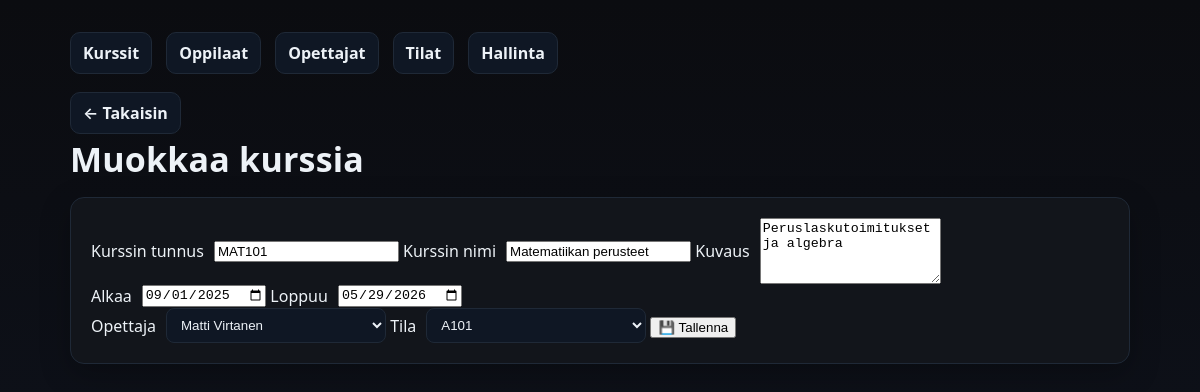
Page /kurssienhallinta/add_edit_kurssi.php?id=1 on the committed database.
### tables this page shows
CREATE TABLE `kurssit` (
  `kurssi_id` int(11) NOT NULL,
  `kurssin_tunnus` varchar(20) NOT NULL,
  `kurssi_nimi` varchar(100) NOT NULL,
  `kurssikuvaus` text DEFAULT NULL,
  `aloituspaiva` date NOT NULL,
  `lopetuspaiva` date NOT NULL,
  `opettaja_id` int(11) NOT NULL,
  `tila_id` int(11) NOT NULL
);

CREATE TABLE `opettajat` (
  `opettaja_id` int(11) NOT NULL,
  `etunimi` varchar(50) NOT NULL,
  `sukunimi` varchar(50) NOT NULL,
  `aine` varchar(100) NOT NULL
);

CREATE TABLE `tilat` (
  `tila_id` int(11) NOT NULL,
  `tila_nimi` varchar(50) NOT NULL,
  `paikkoja` int(11) NOT NULL
);

### kurssienhallinta/add_edit_kurssi.php (the view, shortened to what this page needs)
<?php
function dateForInput($date) {
    return date("Y-m-d", strtotime($date));
}
$pdo = getPDO();
$opettajat = $pdo->query("SELECT opettaja_id, etunimi, sukunimi FROM opettajat ORDER BY sukunimi")->fetchAll();
$tilat = $pdo->query("SELECT tila_id, tila_nimi FROM tilat ORDER BY tila_nimi")->fetchAll();
$kurssi = [
  'kurssi_id' => null,
  'kurssin_tunnus' => '',
  'kurssi_nimi' => '',
  'kurssikuvaus' => '',
  'aloituspaiva' => '',
  'lopetuspaiva' => '',
  'opettaja_id' => '',
  'tila_id' => ''
];
if (isset($_GET['id']) && is_numeric($_GET['id'])) {
  $stmt = $pdo->prepare("SELECT * FROM kurssit WHERE kurssi_id = ?");
  $stmt->execute([$_GET['id']]);
  $kurssi = $stmt->fetch() ?: $kurssi;
}
?>
<!doctype html>
<html lang="fi">
<head>
  <link rel="stylesheet" href="styles.css">
</head>
<body>
  <div class="container">
    <div class="nav">
      <a href="index.php" class="active">Kurssit</a>
      <a href="oppilaat.php">Oppilaat</a>
      <a href="opettajat.php">Opettajat</a>
      <a href="tilat.php">Tilat</a>
      <a href="admin.php">Hallinta</a>
    </div>
    <a class="back" href="index.php">← Takaisin</a>
    <h1 class="page-title">
      <?= $kurssi['kurssi_id'] ? 'Muokkaa kurssia' : 'Lisää uusi kurssi' ?>
    </h1>
    <form method="post" class="card form">
      <label>Kurssin tunnus
        <input type="text" name="kurssin_tunnus" value="<?= htmlspecialchars($kurssi['kurssin_tunnus']) ?>" required>
      </label>
      <label>Kurssin nimi
        <input type="text" name="kurssi_nimi" value="<?= htmlspecialchars($kurssi['kurssi_nimi']) ?>" required>
      </label>
      <label>Kuvaus
        <textarea name="kurssikuvaus" rows="4"><?= htmlspecialchars($kurssi['kurssikuvaus']) ?></textarea>
      </label>
      <div class="form-row">
        <label>Alkaa
          <input type="date" name="aloituspaiva" value="<?= dateForInput($kurssi['aloituspaiva']) ?>" required>
        </label>
        <label>Loppuu
          <input type="date" name="lopetuspaiva" value="<?= dateForInput($kurssi['lopetuspaiva']) ?>" required>
        </label>
      </div>
      <label>Opettaja
        <select name="opettaja_id" required>
          <?php foreach ($opettajat as $o): ?>
            <option value="<?= $o['opettaja_id'] ?>" <?= $kurssi['opettaja_id']==$o['opettaja_id']?'selected':'' ?>>
              <?= htmlspecialchars($o['etunimi'].' '.$o['sukunimi']) ?>
            </option>
          <?php endforeach; ?>
        </select>
      </label>
      <label>Tila
        <select name="tila_id" required>
          <?php foreach ($tilat as $t): ?>
            <option value="<?= $t['tila_id'] ?>" <?= $kurssi['tila_id']==$t['tila_id']?'selected':'' ?>>
              <?= htmlspecialchars($t['tila_nimi']) ?>
            </option>
          <?php endforeach; ?>
        </select>
      </label>
      <button class="button">💾 Tallenna</button>
    </form>
  </div>
</body>
</html>

### kurssienhallinta/styles.css (style rules this page uses)
:root { --bg:#0b0c10; --card:#12151b; --muted:#98a2b3; --text:#edf2f7; --accent:#6ea8fe; --danger:#ef4444; --border:#1f2937; }
* { box-sizing:border-box }
html,body { height:100% }
body { margin:0; font:16px/1.5 system-ui,-apple-system,Segoe UI,Roboto,Ubuntu,'Helvetica Neue',Arial; background:linear-gradient(180deg,#0b0c10 0%, #0f1420 100%); color:var(--text); }
.container { max-width:1100px;margin:32px auto;padding:0 20px }
.card { background:var(--card); border:1px solid var(--border); border-radius:14px; padding:20px; box-shadow:0 10px 30px rgba(0,0,0,.25); }
.page-title { margin:0 0 12px; font-size:clamp(24px,3.2vw,34px); letter-spacing:.2px; }
.nav { display:flex;gap:14px;flex-wrap:wrap;margin:0 0 18px }
.nav a,.back { color:var(--text); text-decoration:none; background:#0f1724; border:1px solid var(--border); padding:8px 12px;border-radius:10px; transition:all .15s ease; }
.back { display:inline-flex;align-items:center;gap:8px }
select { background:#0f1724;color:var(--text);border:1px solid var(--border); padding:8px 10px;border-radius:8px;min-width:220px }
label { display:inline-flex;gap:10px;align-items:center }
a { color: #7dd3fc; text-decoration: none; font-weight: 600; transition: color .15s ease; }

### rows in the picture
kurssit: kurssin_tunnus "MAT101", kurssi_nimi "Matematiikan perusteet", kurssikuvaus "Peruslaskutoimitukset ja algebra", aloituspaiva "09/01/2025", lopetuspaiva "05/29/2026", opettaja_id "Matti Virtanen", tila_id "A101"
